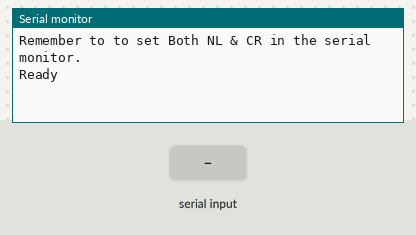
The sketch below on a simulated Arduino Uno, built with avr-gcc and run on an emulated ATmega328P. On the bench: the last lines printed to the serial monitor. The inputs (shaded band) are chosen by the test bench.

Above: at 1.2 s.
1.3 s: "1" received over the second serial link
At 2.5 s:
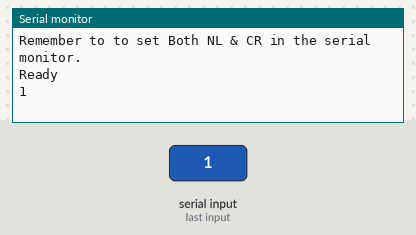
2.8 s: "0" received over the second serial link
At 3.7 s:
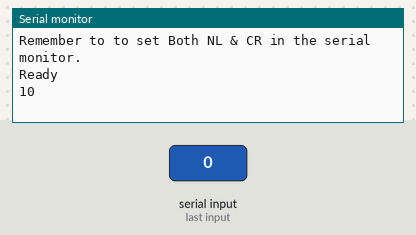

The sketch:

serialwifi2.ino
```cpp
// Basic serial communication with ESP8266
// Uses serial monitor for communication with ESP8266
//
//  Pins
//  Arduino pin 10 (RX) to ESP8266 TX
//  Arduino pin 11 to voltage divider then to ESP8266 RX
//  Connect GND from the Arduiono to GND on the ESP8266
//  Pull ESP8266 CH_PD HIGH
//
// When a command is entered in to the serial monitor on the computer
// the Arduino will relay it to the ESP8266
//

#include <SoftwareSerial.h>
SoftwareSerial ESPserial(10,11); // RX | TX

void setup()
{
    Serial.begin(115200);     // communication with the host computer
    //while (!Serial)   { ; }

    // Start the software serial for communication with the ESP8266
    ESPserial.begin(115200);

    Serial.println("");
    Serial.println("Remember to to set Both NL & CR in the serial monitor.");
    Serial.println("Ready");
    Serial.println("");
}

void loop()
{
    // listen for communication from the ESP8266 and then write it to the serial monitor
    if ( Serial.available() )   {
        ESPserial.write( Serial.read() );
    }

    // listen for user input and send it to the ESP8266
    if ( ESPserial.available() )       {
      Serial.write( ESPserial.read() );
    }
}
```

Measured:
- after the input at 1.3 s, the serial monitor: prints a new line at once (image 1)
- after the input at 2.8 s, the serial monitor: prints a new line at once (image 2)
